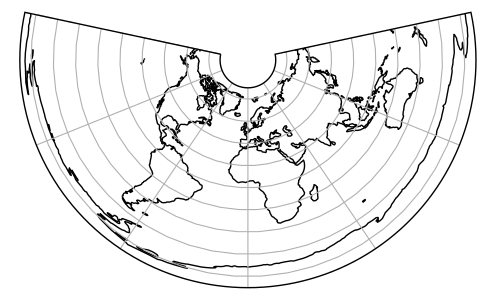

This figure's Python source:
import matplotlib.pyplot as plt
import cartopy.crs as ccrs

plt.figure(figsize=(4.9603, 3))
ax = plt.axes(projection=ccrs.EquidistantConic())
ax.coastlines(resolution='110m')
ax.gridlines()
